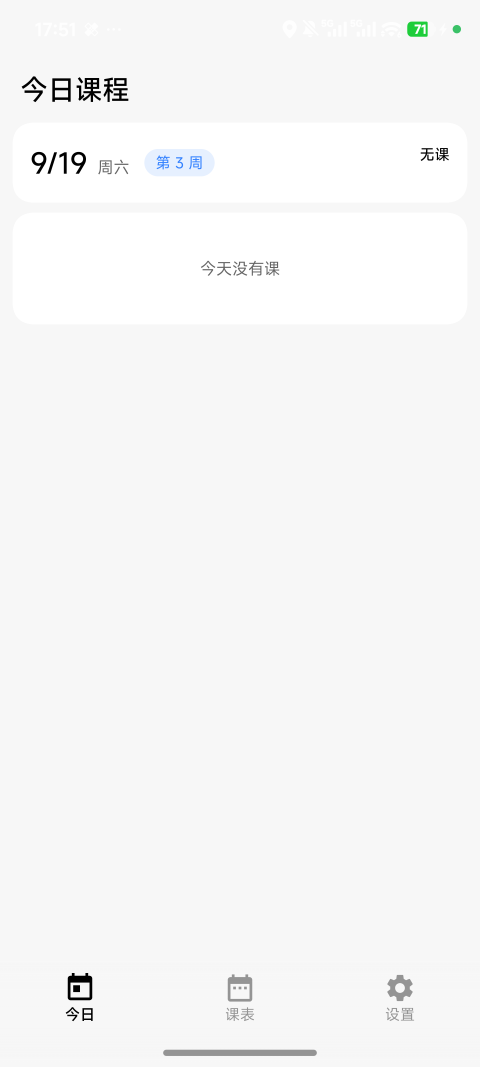
#> input picture History/screenshots/s1.png, 1440 x 3200 px, found by its file name (shown at 1/3 size); the run also reads 1 picture not shown here
$ python cmp_scroll2.py
#> lines starting #> are read from the running program, lines starting #| are printed output that depends on the picture
from PIL import Image
import numpy as np
s1 = np.asarray(Image.open('s1.png').convert('RGB')).astype(np.float32)
s2 = np.asarray(Image.open('s2.png').convert('RGB')).astype(np.float32)
SH = 311
X0,X1 = 350,611           # 避开三个底栏图标/label 的 x 区间
Y0,Y1 = 2895,3110         # 底栏区域内、且无图标无 label

bar_in = s1[Y0:Y1, X0:X1].mean(axis=2)          # 底栏内（被磨砂层覆盖）
clear  = s2[Y0-SH:Y1-SH, X0:X1].mean(axis=2)    # 同一内容，滚出底栏后（清晰）
#> clear: shape (215, 261) float32; every value is 247

def rowdem(e):
    return e - e.mean(axis=1, keepdims=True)
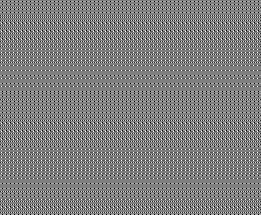
#> returned value: shape (215, 261) float32; min -0.751, max 0.751, mean 8.98e-07; drawn with min black and max white

a, b = rowdem(bar_in), rowdem(clear)
#> in rowdem (call 2), `return e - e.mean(axis=1, keepdims=True)`: returned value: shape (215, 261) float32; every value is 0

def hf(e):
    return np.abs(np.diff(e, axis=1)).mean()

print("== 绝对高频能量 ==")
print(f"  清晰内容 (s2, 底栏外) hf = {hf(b):.3f}")
#|   清晰内容 (s2, 底栏外) hf = 0.000
print(f"  底栏内   (s1)          hf = {hf(a):.3f}")
#|   底栏内   (s1)          hf = 0.260
print(f"  比值 = {hf(a)/hf(b):.3f}")
#|   比值 = inf

print("\n== 结构相关性（逐行去均值，只看 x 方向形状）==")
r = np.corrcoef(a.ravel(), b.ravel())[0,1]
#> r = nan
print(f"  Pearson r = {r:.3f}")
#|   Pearson r = nan
print("  判据: r>0.6 形状保留(未模糊) / r<0.30 结构被抹平(已模糊)")

print("\n== 对比度（透过率）==")
print(f"  清晰 std = {b.std():.2f}")
#|   清晰 std = 0.00
print(f"  底栏内 std = {a.std():.2f}  → 透过率 ≈ {a.std()/b.std():.3f}")
#|   底栏内 std = 0.28  → 透过率 ≈ inf
